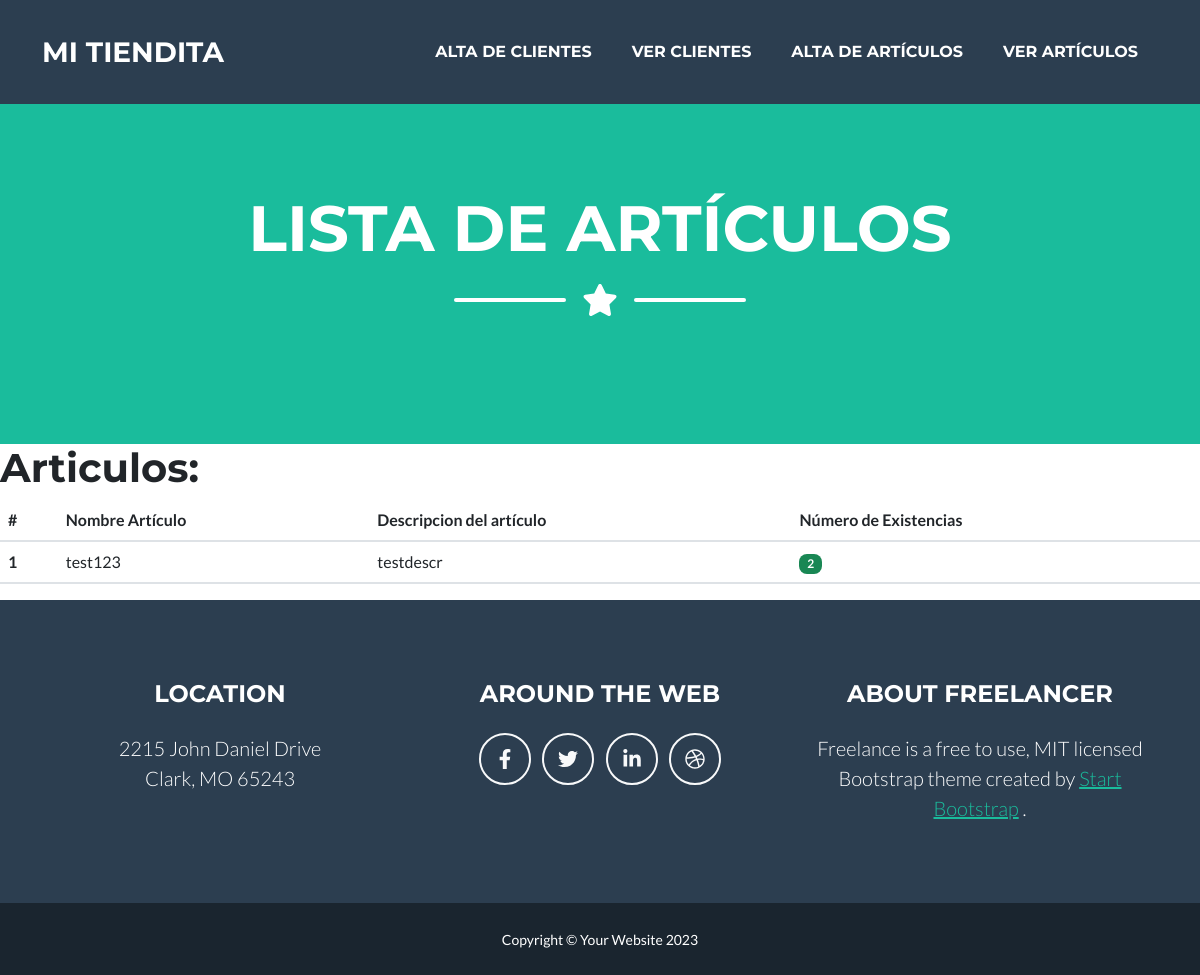
Before: /AppCoder/articulos/ with the older database file.
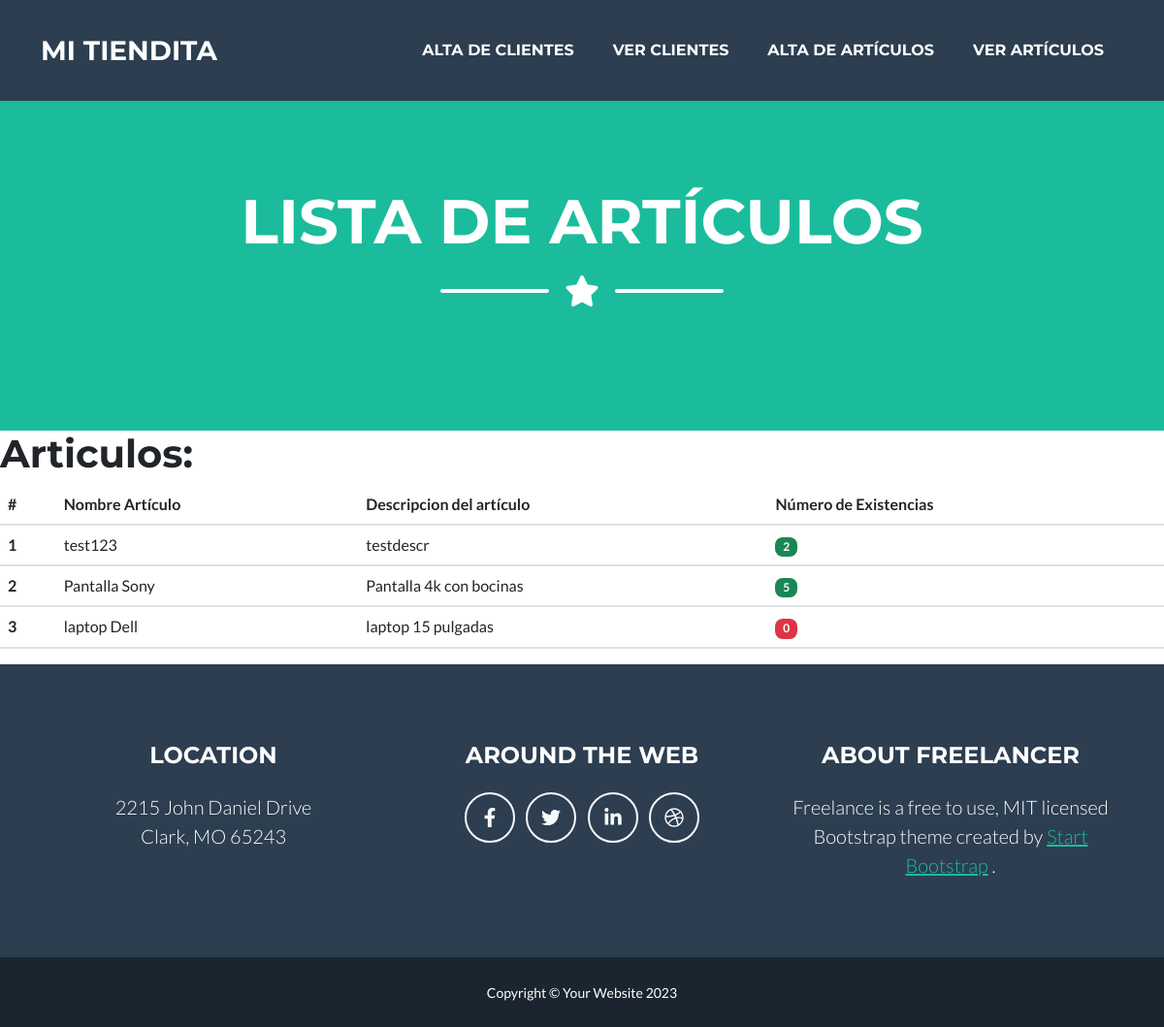
After: the same page with the newer database file.
### AppCoder/models.py (models this page shows)
class Articulos(models.Model):
    claveArticulo = models.CharField(max_length=50)
    descripcionArticulo = models.CharField(max_length=50)
    numExistencia = models.IntegerField()

### AppCoder/views.py (the view)
# urls.py: path('articulos/', articulos, name="articulos"),
def articulos(request):
        est = Articulos.objects.all()
        return render(request, "AppCoder/articulos.html", {"misarticulos":est})

### AppCoder/templates/AppCoder/articulos.html
{%extends "AppCoder/padre.html"%}
{% load static%}
{%block titulo%} Lista de Artículos
{%endblock%}
{%block contenido_que_cambia%}
<h1>Articulos:</h1>
<table class="table table-hover">
  <thead>
    <tr>
      <th scope="col">#</th>
      <th scope="col">Nombre Artículo</th>
      <th scope="col">Descripcion del artículo</th>
      <th scope="col">Número de Existencias</th>
    </tr>
  </thead>
  <tbody>
    {% for est in misarticulos %}
    <tr>
      <th >{{est.id}}</th>
      <td>{{est.claveArticulo }}</td>
      <td>{{est.descripcionArticulo  }}</td>
      {%if est.numExistencia == 0 %}
      <td><span class="badge bg-danger">{{est.numExistencia  }}</span></td>
      {%else%}
      <td><span class="badge bg-success">{{est.numExistencia  }}</span></td>
      {%endif%}
    </tr>
    {% endfor %}
  </tbody>
</table>
{% endblock %}

Changed rows visible on the page:
added Articulos: id "2", claveArticulo "Pantalla Sony", descripcionArticulo "Pantalla 4k con bocinas", numExistencia "5"
added Articulos: id "3", claveArticulo "laptop Dell", descripcionArticulo "laptop 15 pulgadas", numExistencia "0"
